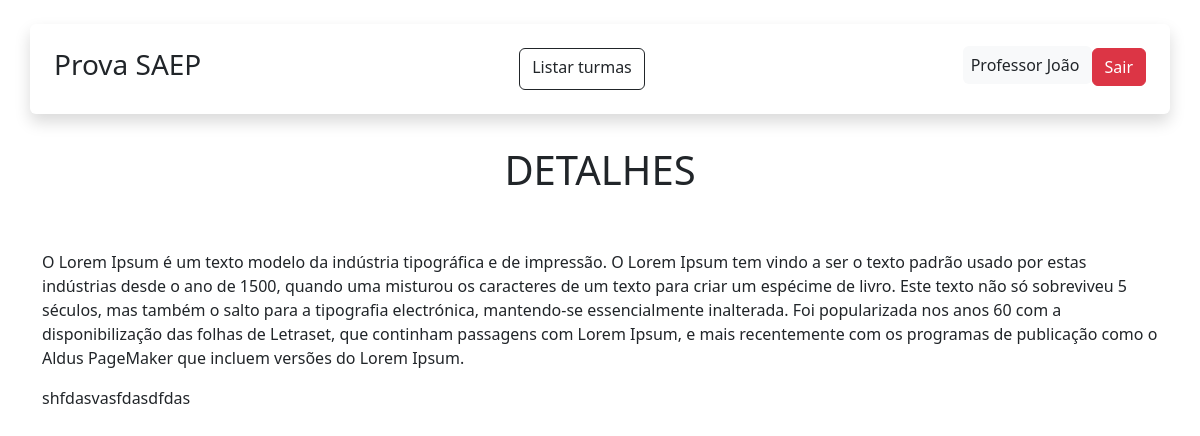
/turma/atividade/detalhes/1 (signed in), run on the app's committed database.
### app/models.py (models this page shows, shortened)
class User(db.Model, UserMixin):
    id = db.Column(db.Integer, primary_key=True)
    nome = db.Column(db.String(100), nullable=False)
    sobrenome = db.Column(db.String(100), nullable=False)
    email = db.Column(db.String(120), unique=True, nullable=False)
    senha = db.Column(db.String(60), nullable=False)
    turmas = db.relationship('Turma', backref='user', lazy=True)
    atividades = db.relationship('Atividade', backref='user', lazy=True)

class Atividade(db.Model):
    id = db.Column(db.Integer, primary_key=True)
    nome = db.Column(db.String(100), nullable=False)
    detalhes = db.Column(db.String, nullable=False)
    user_id = db.Column(db.Integer, db.ForeignKey('user.id'), nullable=False)
    turma_id = db.Column(db.Integer, db.ForeignKey('turma.id'), nullable=False)

### app/view.py (the view)
@app.route("/turma/atividade/detalhes/<int:turma_id>", methods=["GET", "POST"])
@login_required
def atividade_detalhes(turma_id):
    turma = Turma.query.get_or_404(turma_id)
    atividades = Atividade.query.filter_by(turma_id=turma.id).order_by(Atividade.id).all()
    return render_template("atividade_detalhes.html", atividades=atividades)

### app/models.py (called while the page is built)
@login_manager.user_loader
def load_user(user_id):
    return User.query.get(int(user_id))

### app/templates/atividade_detalhes.html (shortened to what this page needs)
{% extends "base.html" %}
{% block content %}
<div class="container">
    <div class="row text-center">
        <h1 class="mt-2">DETALHES</h1>
    </div>
</div>
<div class="container mt-5">
    <div class="mt-5">
        {% for linha in atividades %}
        <p>{{linha.detalhes}}</p>
        {% endfor %}
    </div>
</div>
{% endblock %}

### app/templates/base.html (shortened to what this page needs)
<!DOCTYPE html>
<html lang="en">
<head>
    <link href="https://cdn.jsdelivr.net/npm/bootstrap@5.3.8/dist/css/bootstrap.min.css" rel="stylesheet"
>
</head>
<body>
    <header class="container shadow rounded-2 p-4 my-4 d-flex justify-content-between">
        <h3> Prova SAEP </h3>
        <nav class="nav gap-2 my-md-0">
            <a href="{{ url_for ('turmas') }}" class="btn btn-outline-dark">Listar turmas</a>
        </nav>
        <div>
            {% if current_user.is_authenticated %}
            <span class="p-2 bg-light rounded-2"> {{ current_user.nome }} {{ current_user.sobrenome }} </span>
            <a href="{{ url_for('logout') }}" class="btn btn-danger">Sair</a>
            {% else %}
            <a class="btn btn-outline-dark px-4" href="{{url_for('LoginPage')}}">Login</a>
            <a class="btn btn-outline-dark px-4" href="{{url_for('RegisterPage')}}">Cadastro</a>
            {% endif %}
        </div>
    </header>
    {% block content %} {% endblock %}
</body>
</html>

### data on the page
User: nome "Professor", sobrenome "João"
Atividade: detalhes "O Lorem Ipsum é um texto modelo da indústria tipográfica e de impressão. O Lorem Ipsum tem vindo a ser o texto padrão usado por estas indústrias desde o ano de 1500, quando uma misturou os caracteres de um texto para criar um espécime de livro. Este texto não só sobreviveu 5 séculos, mas também o salto para a tipografia electrónica, mantendo-se essencialmente inalterada. Foi popularizada nos anos 60 com a disponibilização das folhas de Letraset, que continham passagens com Lorem Ipsum, e mais recentemente com os programas de publicação como o Aldus PageMaker que incluem versões do Lorem Ipsum."
Atividade: detalhes "shfdasvasfdasdfdas"
